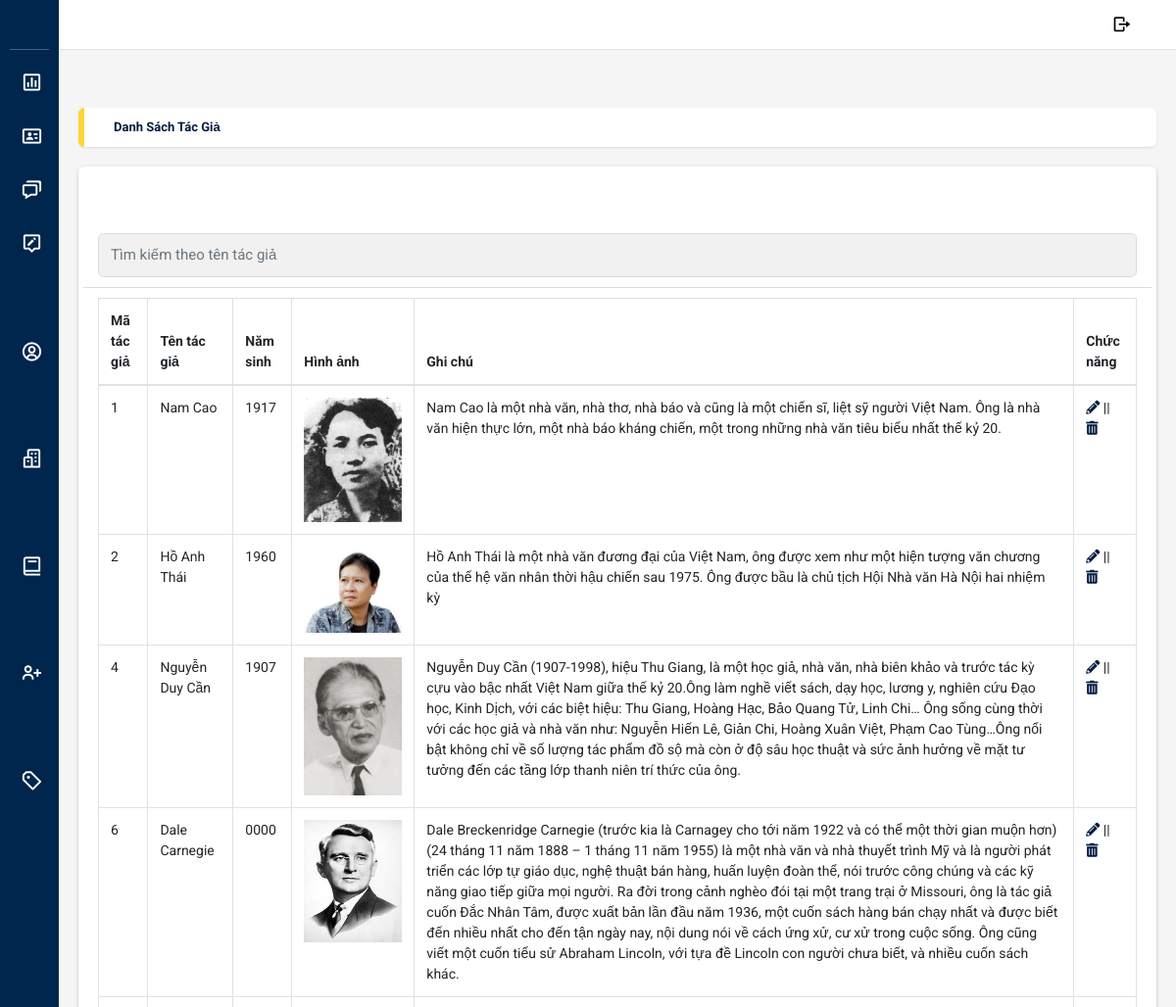
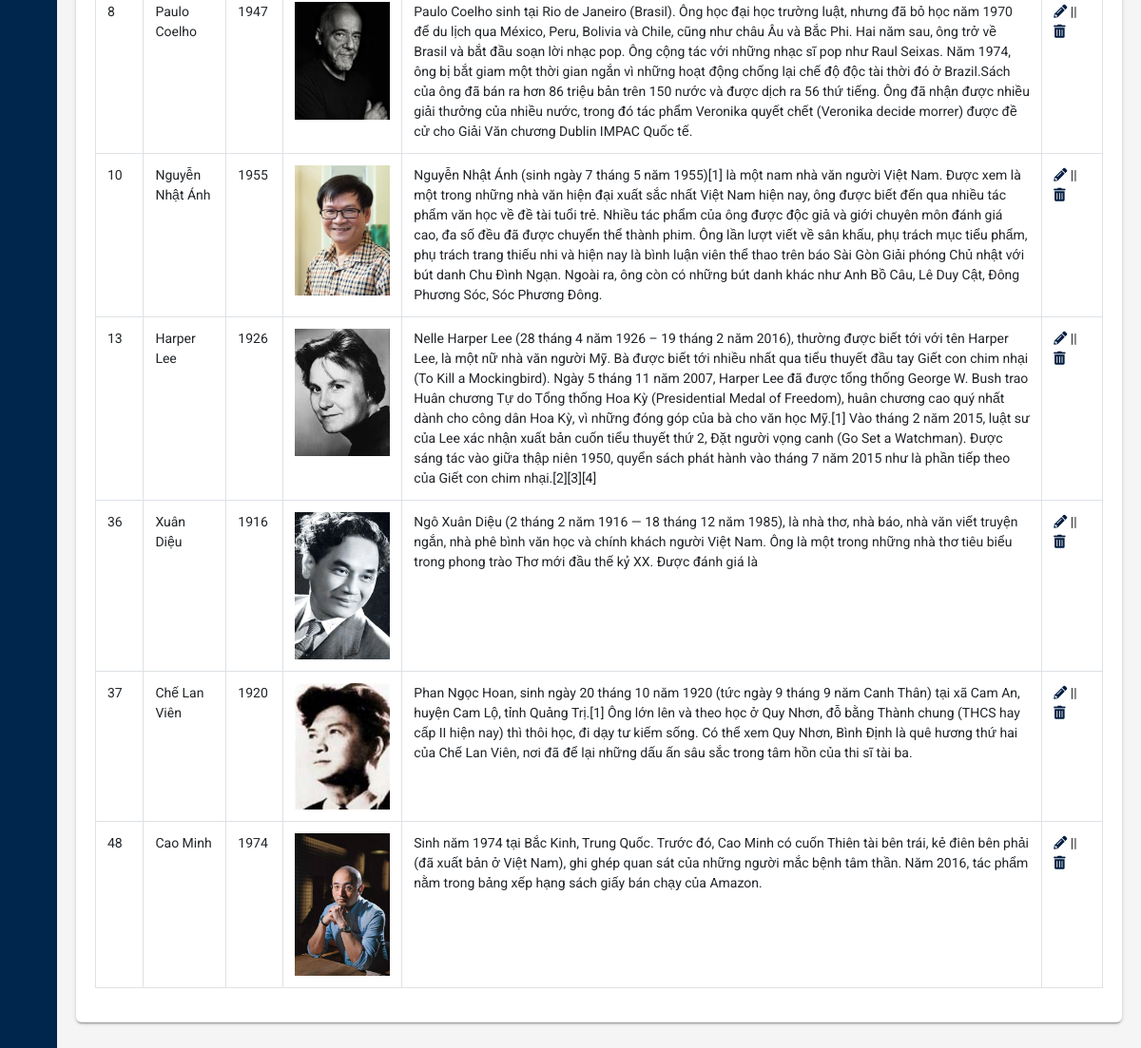
Page /admin/index.php?action=danhsachtacgia (signed in) on the committed database (2 pictures, top to bottom).
### tables this page shows
CREATE TABLE `author` (
  `au_id` int(11) NOT NULL,
  `au_name` varchar(50) NOT NULL,
  `date` year(4) DEFAULT NULL,
  `image` varchar(100) DEFAULT NULL,
  `note` varchar(1000) DEFAULT NULL
);

### lib/database.php (called while the page is built, shortened)
<?php
class Database {
    public $conn;
    public function connect() {
        $servername = "localhost";
        $username = "admin";
        $password = "Anhemnhom8";
        $dbname = "library";
        $this->conn = new mysqli($servername, $username, $password, $dbname);
    }
    public function select($query) {
        $result = $this->conn->query($query) or die($this->conn->error . __LINE__);
        if ($result->num_rows > 0) {
            return $result;
        } else {
            return false;
        }
    }
}
?>

### class/author.php (called while the page is built, shortened)
<?php
require_once(__DIR__ . '/../lib/database.php');
class author
{
    private $db;
    public function __construct()
    {
        $this->db = new Database();
        $this->db->connect();
    }
    public function show(){
        $sql = "SELECT * FROM author";
        $result = $this->db->select($sql);
        return $result;
    }
}
?>

### admin/view/author/list.php (the view, shortened to what this page needs)
<?php require ('header.php'); ?>
<?php require('../class/author.php'); ?>
<?php
$author = new author();
?>
<main class="app-content">
    <div class="app-title">
        <ul class="app-breadcrumb breadcrumb side">
            <li class="breadcrumb-item active"><a href="#"><b>Danh sách tác giả</b></a></li>
        </ul>
    </div>
    <div class="row">
        <div class="col-md-12">
            <div class="tile">
                <div class="tile-body">
                    <div class="row element-button">
                        <div class="container mt-5">
                            <input class="form-control" type="search" id="search" placeholder="Tìm kiếm theo tên tác giả" aria-label="Search">
                        </div>
                    </div>
                    <table class="table table-hover table-bordered" id="sampleTable">
                        <thead>
                            <tr>
                                <th>Mã tác giả</th>
                                <th>Tên tác giả</th>
                                <th>Năm sinh</th>
                                <th>Hình ảnh</th>
                                <th>Ghi chú</th>
                                <th>Chức năng</th>
                            </tr>
                        </thead>
                        <tbody id="authorTableBody">
                            <?php
                            $result = $author->show();
                            if ($result) {
                                while ($row = $result->fetch_assoc()) {
                                    ?>
                                    <tr>
                                        <td><?php echo $row['au_id']?></td>
                                        <td><?php echo $row['au_name']?></td>
                                        <td><?php echo $row['date']?></td>
                                        <td><img style="width:100px" src="../admin/public/images/<?php echo $row["image"]; ?>"></td>
                                        <td><?php echo $row['note']?></td>
                                        <td>
                                            <a href="view/author/edit.php?au_id=<?php echo $row['au_id']?>" title="Sửa"><i class="fas fa-pencil-alt"></i></a> ||
                                            <a href="view/author/delete.php?au_id=<?php echo $row['au_id']?>" title="Xóa" onclick="return confirm('Bạn có chắc muốn xóa')"><i class="fas fa-trash-alt"></i></a>
                                        </td>
                                    </tr>
                                    <?php
                                }
                            }
                            ?>
                        </tbody>
                    </table>
                </div>
            </div>
        </div>
    </div>
</main>
</body>
</html>

### admin/header.php (shortened to what this page needs)
<!DOCTYPE html>
<html lang="en">
<head>
  <link rel="stylesheet" type="text/css" href="public/css/main.css">
  <link rel="stylesheet" href="https://cdn.jsdelivr.net/npm/boxicons@latest/css/boxicons.min.css">
  <link href="https://cdnjs.cloudflare.com/ajax/libs/font-awesome/6.0.0-beta3/css/all.min.css" rel="stylesheet">
  <link rel="stylesheet" href="../admin/public/css/css_header.css">
  <link rel="stylesheet" href="https://unpkg.com/boxicons@latest/css/boxicons.min.css">
  <link rel="stylesheet" type="text/css"
    href="https://maxcdn.bootstrapcdn.com/font-awesome/4.7.0/css/font-awesome.min.css">
  <link rel="stylesheet" href="https://use.fontawesome.com/releases/v5.8.2/css/all.css">
  <link rel="stylesheet" href="https://cdnjs.cloudflare.com/ajax/libs/jquery-confirm/3.3.2/jquery-confirm.min.css">
</head>
<body class="app sidebar-mini rtl">
  <header class="app-header">
    <ul class="app-nav">
      <li><a class="app-nav__item" href="?action=logout"><i class='bx bx-log-out bx-rotate-180'></i></a></li>
    </ul>
  </header>
<aside class="app-sidebar">
    <div class="app-sidebar__user">
    </div>
    <hr>
    <ul class="app-menu">
        <li><a class="app-menu__item" href="?action=quanlybaocao"><i class='app-menu__icon bx bx-bar-chart-square'></i><span class="app-menu__label">Thống kê</span></a></li>
        <li><a class="app-menu__item" href="?action=danhsachtaikhoan"><i class='app-menu__icon bx bx-id-card'></i><span class="app-menu__label">Quản lý tài khoản</span></a></li>
        <li><a class="app-menu__item" href="?action=lienhe"><i class='app-menu__icon bx bx-chat'></i><span class="app-menu__label">Liên hệ</span></a></li>
        <li><a class="app-menu__item" href="?action=danhsachbaidang"><i class='app-menu__icon bx bx-message-alt-edit'></i><span class="app-menu__label">Bài đăng</span></a></li>
        <ul>
            <a class="app-menu__item" href="?action=thembaidang"><span class="app-menu__label" class='fas fa-plus'>Thêm bài đăng</span></a></li>
        </ul>
        <li><a class="app-menu__item" href="?action=danhsachdocgia"><i class='app-menu__icon bx bx-user-circle'></i><span class="app-menu__label">Quản lý độc giả</span></a></li>
        <ul>
            <a class="app-menu__item" href="?action=themdocgia"><span class="app-menu__label" class='fas fa-plus'>Thêm độc giả</span></a></li>
        </ul>
        <li><a class="app-menu__item" href="?action=danhsachnhaxuatban"><i class='app-menu__icon bx bx-buildings'></i><span class="app-menu__label">Quản lý nhà xuất bản</span></a></li>
        <ul>
            <a class="app-menu__item" href="?action=themnhaxuatban"><span class="app-menu__label" class='fas fa-plus'>Thêm nhà xuất bản</span></a></li>
        </ul>
        <li><a class="app-menu__item" href="?action=danhsachsach"><i class='app-menu__icon bx bx-book'></i><span class="app-menu__label">Quản lý sách</span></a></li>
        <ul>
            <a class="app-menu__item" href="?action=themsach"><span class="app-menu__label" class='fas fa-plus'>Thêm sách</span></a></li>
        </ul>
        <li><a class="app-menu__item" href="?action=danhsachtacgia"><i class='app-menu__icon bx bx-user-plus'></i><span class="app-menu__label">Quản lý tác giả</span></a></li>
        <ul>
            <a class="app-menu__item" href="?action=themtacgia"><span class="app-menu__label" class='fas fa-plus'>Thêm tác giả</span></a></li>
        </ul>
        <li><a class="app-menu__item" href="?action=danhsachtheloai"><i class='app-menu__icon bx bx-purchase-tag-alt'></i><span class="app-menu__label">Quản lý thể loại</span></a></li>
        <ul>
            <a class="app-menu__item" href="?action=themtheloai"><span class="app-menu__label" class='fas fa-plus'>Thêm thể loại</span></a></li>
        </ul>
</aside>
</body>
</html>

### admin/index.php (shortened to what this page needs)
<?php
require ('header.php');
?>
 <?php
  if (isset($_GET['action'])) {
    $action = $_GET['action'];
    switch ($action) {
      case 'danhsachtacgia':
        include 'view/author/list.php';
        break;
    }
  } else {
    include 'view/dashboard/list.php';
  }
?>
<?php
  require('footer.php');
?>

### admin/footer.php (shortened to what this page needs)
</body>
</html>

### admin/public/css/css_header.css (style rules this page uses)
.app-sidebar { width: 60px; transition: width 0.3s ease; overflow-x: hidden; overflow-y: auto; position: fixed; top: 0; bottom: 0; background-color: #00264d; z-index: 1000; scrollbar-width: none; }
.app-menu { list-style: none; padding: 0; margin: 0; }
.app-menu__item { white-space: nowrap; overflow: hidden; text-overflow: ellipsis; color: white; padding: 10px; }
.app-menu__icon { color: white; }
.app-content { margin-left: 60px; padding: 10px; transition: margin-left 0.3s ease; }
.app-header { position: fixed; width: 100%; top: 0; z-index: 999; background-color: #fff; border-bottom: 1px solid #e0e0e0; }
.app-content { margin-top: 60px; }
.app-nav__item { background-color: transparent; color: black; }
.app-nav__item i { color: black; }
.app-sidebar__user { padding: 10px; display: flex; align-items: center; }

### rows in the picture
author: au_id "1", au_name "Nam Cao", date "1917", image (picture), note "Nam Cao là một nhà văn, nhà thơ, nhà báo và cũng là một chiến sĩ, liệt sỹ người Việt Nam. Ông là nhà văn hiện thực lớn, một nhà báo kháng chiến, một trong những nhà văn tiêu biểu nhất thế kỷ 20."
author: au_id "2", au_name "Hồ Anh Thái", date "1960", image (picture), note "Hồ Anh Thái là một nhà văn đương đại của Việt Nam, ông được xem như một hiện tượng văn chương của thế hệ văn nhân thời hậu chiến sau 1975. Ông được bầu là chủ tịch Hội Nhà văn Hà Nội hai nhiệm kỳ"
author: au_id "4", au_name "Nguyễn Duy Cần", date "1907", image (picture), note "Nguyễn Duy Cần (1907-1998), hiệu Thu Giang, là một học giả, nhà văn, nhà biên khảo và trước tác kỳ cựu vào bậc nhất Việt Nam giữa thế kỷ 20.Ông làm nghề viết sách, dạy học, lương y, nghiên cứu Đạo học, Kinh Dịch, với các biệt hiệu: Thu Giang, Hoàng Hạc, Bảo Quang Tử, Linh Chi… Ông sống cùng thời với các học giả và nhà văn như: Nguyễn Hiến Lê, Giản Chi, Hoàng Xuân Việt, Phạm Cao Tùng…Ông nổi bật không chỉ về số lượng tác phẩm đồ sộ mà còn ở độ sâu học thuật và sức ảnh hưởng về mặt tư tưởng đến các tầng lớp thanh niên trí thức của ông."
author: au_id "6", au_name "Dale Carnegie", date "0000", image (picture), note "Dale Breckenridge Carnegie (trước kia là Carnagey cho tới năm 1922 và có thể một thời gian muộn hơn) (24 tháng 11 năm 1888 – 1 tháng 11 năm 1955) là một nhà văn và nhà thuyết trình Mỹ và là người phát triển các lớp tự giáo dục, nghệ thuật bán hàng, huấn luyện đoàn thể, nói trước công chúng và các kỹ năng giao tiếp giữa mọi người. Ra đời trong cảnh nghèo đói tại một trang trại ở Missouri, ông là tác giả cuốn Đắc Nhân Tâm, được xuất bản lần đầu năm 1936, một cuốn sách hàng bán chạy nhất và được biết đến nhiều nhất cho đến tận ngày nay, nội dung nói về cách ứng xử, cư xử trong cuộc sống. Ông cũng viết một cuốn tiểu sử Abraham Lincoln, với tựa đề Lincoln con người chưa biết, và nhiều cuốn sách…"
author: au_id "8", au_name "Paulo Coelho", date "1947", image (picture), note "Paulo Coelho sinh tại Rio de Janeiro (Brasil). Ông học đại học trường luật, nhưng đã bỏ học năm 1970 để du lịch qua México, Peru, Bolivia và Chile, cũng như châu Âu và Bắc Phi. Hai năm sau, ông trở về Brasil và bắt đầu soạn lời nhạc pop. Ông cộng tác với những nhạc sĩ pop như Raul Seixas. Năm 1974, ông bị bắt giam một thời gian ngắn vì những hoạt động chống lại chế độ độc tài thời đó ở Brazil.Sách của ông đã bán ra hơn 86 triệu bản trên 150 nước và được dịch ra 56 thứ tiếng. Ông đã nhận được nhiều giải thưởng của nhiều nước, trong đó tác phẩm Veronika quyết chết (Veronika decide morrer) được đề cử cho Giải Văn chương Dublin IMPAC Quốc tế."
author: au_id "10", au_name "Nguyễn Nhật Ánh", date "1955", image (picture), note "Nguyễn Nhật Ánh (sinh ngày 7 tháng 5 năm 1955)[1] là một nam nhà văn người Việt Nam. Được xem là một trong những nhà văn hiện đại xuất sắc nhất Việt Nam hiện nay, ông được biết đến qua nhiều tác phẩm văn học về đề tài tuổi trẻ. Nhiều tác phẩm của ông được độc giả và giới chuyên môn đánh giá cao, đa số đều đã được chuyển thể thành phim. Ông lần lượt viết về sân khấu, phụ trách mục tiểu phẩm, phụ trách trang thiếu nhi và hiện nay là bình luận viên thể thao trên báo Sài Gòn Giải phóng Chủ nhật với bút danh Chu Đình Ngạn. Ngoài ra, ông còn có những bút danh khác như Anh Bồ Câu, Lê Duy Cật, Đông Phương Sóc, Sóc Phương Đông."
author: au_id "13", au_name "Harper Lee", date "1926", image (picture), note "Nelle Harper Lee (28 tháng 4 năm 1926 – 19 tháng 2 năm 2016), thường được biết tới với tên Harper Lee, là một nữ nhà văn người Mỹ. Bà được biết tới nhiều nhất qua tiểu thuyết đầu tay Giết con chim nhại (To Kill a Mockingbird). Ngày 5 tháng 11 năm 2007, Harper Lee đã được tổng thống George W. Bush trao Huân chương Tự do Tổng thống Hoa Kỳ (Presidential Medal of Freedom), huân chương cao quý nhất dành cho công dân Hoa Kỳ, vì những đóng góp của bà cho văn học Mỹ.[1] Vào tháng 2 năm 2015, luật sư của Lee xác nhận xuất bản cuốn tiểu thuyết thứ 2, Đặt người vọng canh (Go Set a Watchman). Được sáng tác vào giữa thập niên 1950, quyển sách phát hành vào tháng 7 năm 2015 như là phần tiếp theo của Giết…"
author: au_id "36", au_name "Xuân Diệu", date "1916", image (picture), note "Ngô Xuân Diệu (2 tháng 2 năm 1916 — 18 tháng 12 năm 1985), là nhà thơ, nhà báo, nhà văn viết truyện ngắn, nhà phê bình văn học và chính khách người Việt Nam. Ông là một trong những nhà thơ tiêu biểu trong phong trào Thơ mới đầu thế kỷ XX. Được đánh giá là"
author: au_id "37", au_name "Chế Lan Viên", date "1920", image (picture), note "Phan Ngọc Hoan, sinh ngày 20 tháng 10 năm 1920 (tức ngày 9 tháng 9 năm Canh Thân) tại xã Cam An, huyện Cam Lộ, tỉnh Quảng Trị.[1] Ông lớn lên và theo học ở Quy Nhơn, đỗ bằng Thành chung (THCS hay cấp II hiện nay) thì thôi học, đi dạy tư kiếm sống. Có thể xem Quy Nhơn, Bình Định là quê hương thứ hai của Chế Lan Viên, nơi đã để lại những dấu ấn sâu sắc trong tâm hồn của thi sĩ tài ba."
author: au_id "48", au_name "Cao Minh", date "1974", image (picture), note "Sinh năm 1974 tại Bắc Kinh, Trung Quốc. Trước đó, Cao Minh có cuốn Thiên tài bên trái, kẻ điên bên phải (đã xuất bản ở Việt Nam), ghi ghép quan sát của những người mắc bệnh tâm thần. Năm 2016, tác phẩm nằm trong bảng xếp hạng sách giấy bán chạy của Amazon."
